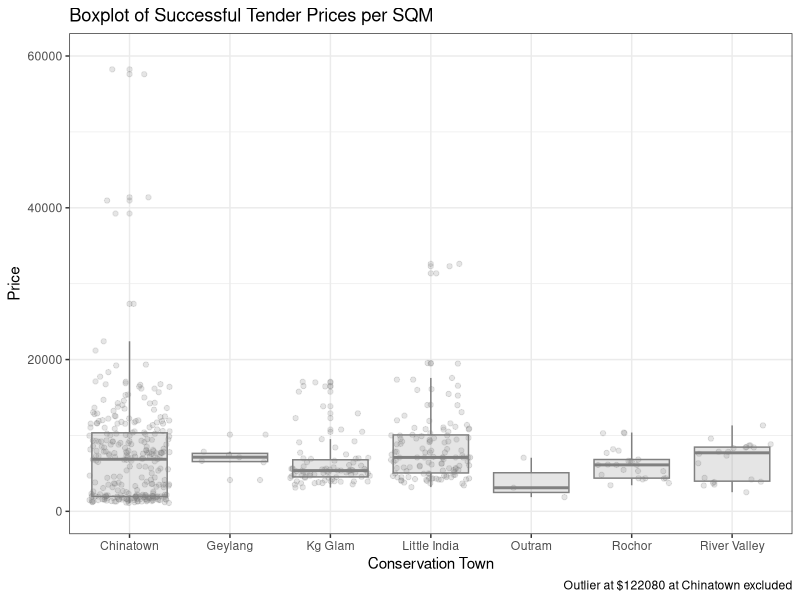
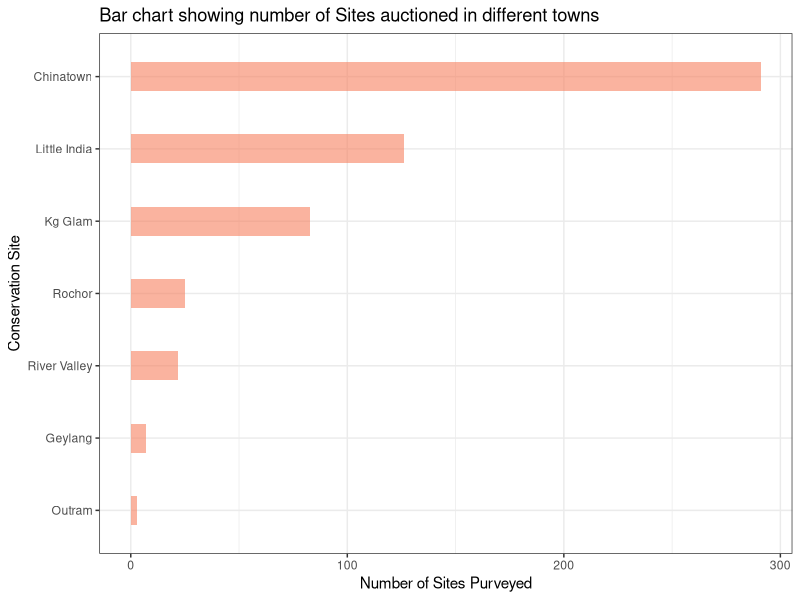
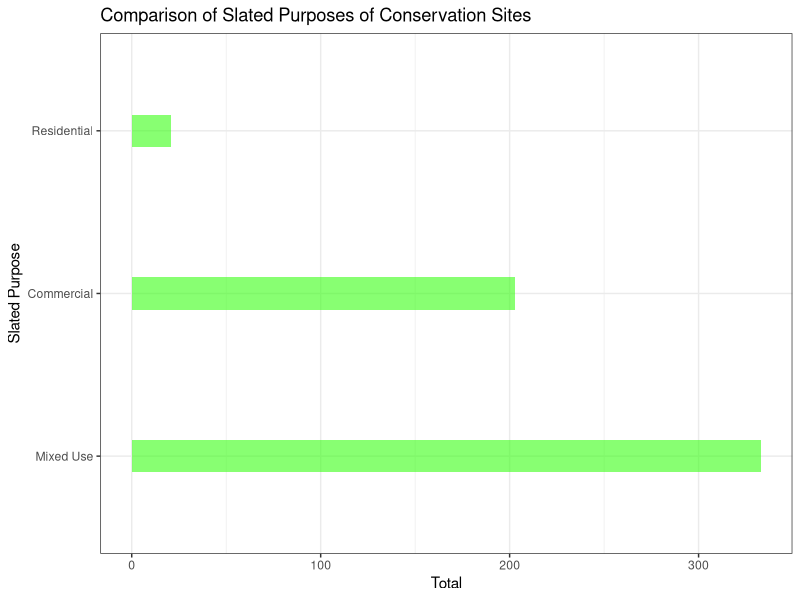

The R script that drew these images, in order:
## ---- chunk 1
library(ggplot2)
library(dplyr)
library(tidyverse)
library(psych)
library(ggthemes)
library(forcats)
library(kableExtra)
library(knitr)
## ---- chunk 2
conservation <- read.csv(here::here("data/conservation-sites-sold-by-ura.csv"))
## ---- chunk 3
conservation$location_code <- as.factor(conservation$location_code)
conservation$type_of_devt_allowed <- as.factor(conservation$type_of_devt_allowed)
levels(conservation$location_code)
levels(conservation$location_code)[levels(conservation$location_code)=="Museum / Rochor"] <- "Rochor"
levels(conservation$location_code)[levels(conservation$location_code)=="Rocher"] <- "Rochor"
levels(conservation$location_code)[levels(conservation$location_code)=="Museum"] <- "Outram"
levels(conservation$location_code)[levels(conservation$location_code)=="Singapore River"] <- "River Valley"
levels(conservation$no_of_storeys)[levels(conservation$no_of_storeys)=="Varies from 2 to 5 storeys"] <- "2"
levels(conservation$no_of_storeys)[levels(conservation$no_of_storeys)=="na"] <- "1"
levels(conservation$no_of_storeys)[levels(conservation$no_of_storeys)=="42403"] <- "4"
levels(conservation$no_of_storeys)[levels(conservation$no_of_storeys)=="2 storeys with 2 base-ments"] <- "2"
levels(conservation$no_of_storeys)[levels(conservation$no_of_storeys)=="2 / A"] <- "2"
levels(conservation$no_of_storeys)[levels(conservation$no_of_storeys)=="3-Feb"] <- "3"
conservation$no_of_storeys <- as.numeric(levels(conservation$no_of_storeys))[conservation$no_of_storeys]
class(conservation$no_of_storeys) 
## ---- chunk 4
summary(conservation$price_psm_per_site_area) 

conservation %>% 
  select(location, price_psm_per_site_area) %>%
  filter(price_psm_per_site_area == 1108)

conservation %>% 
  select(location, price_psm_per_site_area) %>%
  filter(price_psm_per_site_area == 122080)
## ---- chunk 5
loc_stp <- conservation %>%
  group_by(location_code) %>%
  select(location_code, price_psm_per_site_area)

options(scipen=999)

loc_stp %>% 
  group_by(location_code) %>%
  summarise(mean_price = mean(price_psm_per_site_area))

loc_stp %>%
  ggplot(aes(x=location_code, y=price_psm_per_site_area)) + 
    geom_boxplot(color="#808080", fill="#808080", alpha=0.2) +
  geom_jitter(color="#808080", fill="#808080", alpha=0.2) +
  ylim(0, 60000) + 
  labs(title = "Boxplot of Successful Tender Prices per SQM", x="Conservation Town", y="Price", caption="Outlier at $122080 at Chinatown excluded") +  theme_bw()
## ---- chunk 6
loc_stp %>% 
  group_by(location_code) %>%
  summarise(Median = median(price_psm_per_site_area)) %>%
  arrange(Median)
## ---- chunk 7
con_count <- conservation %>% 
  mutate(count = 1) %>%
  group_by(location_code) %>%
  summarise(count = sum(count))

con_count %>%
  mutate(name = fct_reorder(location_code, count)) %>%
  ggplot(aes(x=name, y=count)) +
  geom_bar(stat="identity", fill="#f68060", alpha=.6, width=.4) +
    coord_flip() +
    xlab("Conservation Site") +
    ylab("Number of Sites Purveyed") +
    labs(title = "Bar chart showing number of Sites auctioned in different towns") + 
    theme_bw()
## ---- chunk 8
levels(conservation$type_of_devt_allowed)[levels(conservation$type_of_devt_allowed)=="1st storey for commercial, upper storeys for residential"] <- "Mixed Use"
levels(conservation$type_of_devt_allowed)[levels(conservation$type_of_devt_allowed)=="Commercial (1st sty - retail, Upper Sty - Office)"] <- "Commercial"
levels(conservation$type_of_devt_allowed)[levels(conservation$type_of_devt_allowed)=="Commercial use"] <- "Commercial"
levels(conservation$type_of_devt_allowed)[levels(conservation$type_of_devt_allowed)=="Commercial or Commercial & Residential or Institutional"] <- "Mixed Use"
levels(conservation$type_of_devt_allowed)[levels(conservation$type_of_devt_allowed)=="Commercial(1st storey ? retail/shop/eating use)"] <- "Commercial"
levels(conservation$type_of_devt_allowed)[levels(conservation$type_of_devt_allowed)=="Commercial/ Residential"] <- "Mixed Use"
levels(conservation$type_of_devt_allowed)[levels(conservation$type_of_devt_allowed)=="Commercial/ Residential/ Association"] <- "Mixed Use"
levels(conservation$type_of_devt_allowed)[levels(conservation$type_of_devt_allowed)=="Commercial/ residential/ insitutional uses with office use allowed on the 1st storey"] <- "Mixed Use"
levels(conservation$type_of_devt_allowed)[levels(conservation$type_of_devt_allowed)=="Commercial/ residential/ institutional"] <- "Mixed Use"
levels(conservation$type_of_devt_allowed)[levels(conservation$type_of_devt_allowed)=="Commercial/ Residential/ Institutional"] <- "Mixed Use"
levels(conservation$type_of_devt_allowed)[levels(conservation$type_of_devt_allowed)=="Conservation / Commercial Use"] <- "Commercial"
levels(conservation$type_of_devt_allowed)[levels(conservation$type_of_devt_allowed)=="Cultural, arts, recreational, eating facilities & shopping"] <- "Commercial"
levels(conservation$type_of_devt_allowed)[levels(conservation$type_of_devt_allowed)=="Eating Establishment"] <- "Commercial"
levels(conservation$type_of_devt_allowed)[levels(conservation$type_of_devt_allowed)=="No. 61 ? Shophouse development/commercial use No 62 ? Conservation/commercial use"] <- "Commercial"
levels(conservation$type_of_devt_allowed)[levels(conservation$type_of_devt_allowed)=="Residential use with commercial/ residential/ institutional uses allowed on the 1st storey only"] <- "Mixed Use"
levels(conservation$type_of_devt_allowed)[levels(conservation$type_of_devt_allowed)=="Shopping, entertainment, recreation & cultural"] <- "Commercial"
levels(conservation$type_of_devt_allowed)[levels(conservation$type_of_devt_allowed)=="Shopping/ institutional"] <- "Commercial"
levels(conservation$type_of_devt_allowed)[levels(conservation$type_of_devt_allowed)=="Shops or eating establishment on 1st storey & commercial or residential use on upper storeys"] <- "Mixed Use"
levels(conservation$type_of_devt_allowed)[levels(conservation$type_of_devt_allowed)=="Residential with 1st storey commercial"] <- "Mixed Use"
## ---- chunk 9
con_type = conservation %>%
  select(year_of_launch, type_of_devt_allowed) %>%
  group_by(year_of_launch, type_of_devt_allowed) %>%
  mutate(n = 1) %>%
  group_by(year_of_launch, type_of_devt_allowed) %>%
  summarise(count = sum(n))

con_type_years <- con_type %>%
  select(year_of_launch, type_of_devt_allowed, count) %>% 
  group_by(year_of_launch, type_of_devt_allowed) %>% 
  summarise(count = sum(count))

names(con_type_years)[names(con_type_years) == "year_of_launch"] <- "Year"
names(con_type_years)[names(con_type_years) == "type_of_devt_allowed"] <- "Slated Purpose"

summed = con_type %>% 
  group_by(year_of_launch) %>% 
  summarise(Count = sum(count))

names(summed)[names(summed) == "year_of_launch"] <- "Year"
names(summed)[names(summed) == "Count"] <- "Number of Properties"

con_type_overall <- con_type_years %>%
  group_by(`Slated Purpose`) %>%
  summarise(Total = sum(count))

summ_loc_stp <- loc_stp %>% 
  group_by(location_code) %>%
  summarise(Average = mean(price_psm_per_site_area))

names(summ_loc_stp)[names(summ_loc_stp) == "location_code"] <- "Conservation Site"
## ---- chunk 10
kable(con_type_overall, booktabs = T) %>%
  kable_styling(bootstrap_options = "striped", full_width = F, position = "center") %>%
  footnote(general = "Summary of Types of Slated Purposes for Conservation Sites", 
           general_title = "Table 1", title_format =c("italic", "underline"))
## ---- chunk 11
con_type_overall %>% 
  ggplot(aes(x=`Slated Purpose`, y=Total)) + 
  geom_bar(stat="identity", fill="#39ff14", alpha=.6, width=.2) +
  coord_flip() +
  xlab("Slated Purpose")+
  labs(title = "Comparison of Slated Purposes of Conservation Sites")+
  theme_bw()
## ---- chunk 12
saveRDS(conservation, here::here("data/conservation.RDS"))
